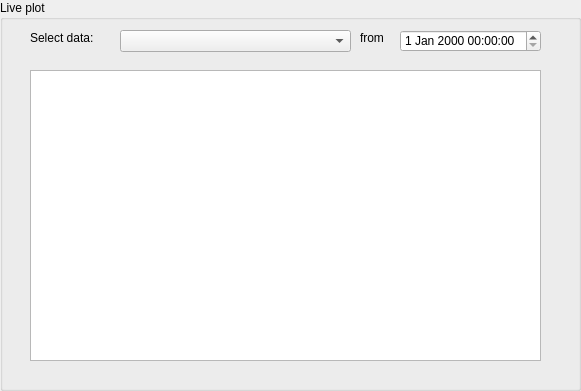
     <widget class="QGroupBox" name="groupBox_10">
      <property name="geometry">
       <rect>
        <x>10</x>
        <y>10</y>
        <width>581</width>
        <height>391</height>
       </rect>
      </property>
      <property name="title">
       <string>Live plot</string>
      </property>
      <widget class="QLabel" name="label_225">
       <property name="geometry">
        <rect>
         <x>30</x>
         <y>30</y>
         <width>81</width>
         <height>16</height>
        </rect>
       </property>
       <property name="text">
        <string>Select data:</string>
       </property>
      </widget>
      <widget class="QComboBox" name="comboBox_3">
       <property name="geometry">
        <rect>
         <x>120</x>
         <y>30</y>
         <width>231</width>
         <height>22</height>
        </rect>
       </property>
      </widget>
      <widget class="QGraphicsView" name="graphicsView">
       <property name="geometry">
        <rect>
         <x>30</x>
         <y>70</y>
         <width>511</width>
         <height>291</height>
        </rect>
       </property>
      </widget>
      <widget class="QLabel" name="label_230">
       <property name="geometry">
        <rect>
         <x>360</x>
         <y>30</y>
         <width>51</width>
         <height>16</height>
        </rect>
       </property>
       <property name="text">
        <string>from</string>
       </property>
      </widget>
      <widget class="QDateTimeEdit" name="dateTimeEdit">
       <property name="geometry">
        <rect>
         <x>400</x>
         <y>30</y>
         <width>141</width>
         <height>22</height>
        </rect>
       </property>
      </widget>
     </widget>
